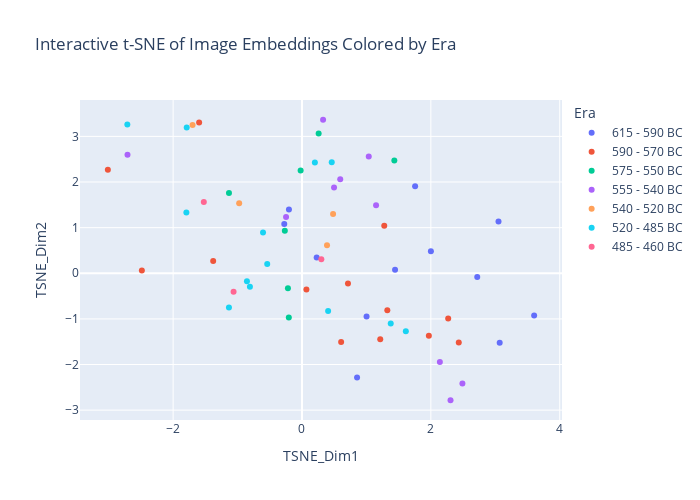

The notebook cell saved with this chart:
### Markdown cell above
#### 5.2 TSNE Visualization

### Code cell
from sklearn.manifold import TSNE
import plotly.express as px

tsne = TSNE(n_components=2, init='pca', method='exact')
tsne_embeddings = tsne.fit_transform(embeddings)

plotly_df = pd.DataFrame({
    'TSNE_Dim1': tsne_embeddings[:, 0],
    'TSNE_Dim2': tsne_embeddings[:, 1],
    'Era': df['era'].tolist(), # Use the 'era' column from your original df
    'Filename': df['filename'].tolist(), # Include the filenames
    'Material': df['material'].tolist() # Include the material column
})

# Plot the t-SNE embeddings colored by Era
fig = px.scatter(
        plotly_df,
        x='TSNE_Dim1',
        y='TSNE_Dim2',
        color='Era',
        hover_data=('Filename',), # Show filename when hovering
        title='Interactive t-SNE of Image Embeddings Colored by Era',
        width=700, height=500
    )

fig.show()

### Figure 1 — Plotly figure (JSON) as saved in the notebook; plotly's stock layout.template omitted (floating-point values rounded to 4 significant figures)
{"data": [{"customdata": [["page188_img01_photo13.jpg"], ["page202_img01_photo3.jpg"], ["page202_img01_photo4.jpg"], ["page205_img01_photo4.jpg"], ["page211_img01_photo12.jpg"], ["page211_img01_photo4.jpg"], ["page212_img01_photo4.jpg"], ["page212_img01_photo8.jpg"], ["page213_img01_photo5.jpg"], ["page213_img01_photo9.jpg"], ["page214_img01_photo14.jpg"], ["page214_img01_photo4.jpg"]], "hovertemplate": "Era=615 - 590 BC<br>TSNE_Dim1=%{x}<br>TSNE_Dim2=%{y}<br>Filename=%{customdata[0]}<extra></extra>", "legendgroup": "615 - 590 BC", "marker": {"color": "#636efa", "symbol": "circle"}, "mode": "markers", "name": "615 - 590 BC", "orientation": "v", "showlegend": true, "type": "scatter", "x": [-0.2024, -0.2751, 0.2277, 3.603, 2.001, 2.72, 1.002, 3.05, 1.444, 0.8551, 1.756, 3.068], "xaxis": "x", "y": [1.397, 1.083, 0.345, -0.9262, 0.483, -0.0797, -0.9473, 1.134, 0.07799, -2.285, 1.906, -1.523], "yaxis": "y"}, {"customdata": [["page217_img01_photo2.jpg"], ["page222_img01_photo3.jpg"], ["page222_img01_photo7.jpg"], ["page223_img01_photo3.jpg"], ["page223_img01_photo8.jpg"], ["page226_img01_photo2.jpg"], ["page228_img01_photo3.jpg"], ["page228_img01_photo9.jpg"], ["page229_img01_photo5.jpg"], ["page229_img01_photo9.jpg"], ["page230_img01_photo6.jpg"], ["page230_img01_photo8.jpg"], ["page231_img01_photo11.jpg"]], "hovertemplate": "Era=590 - 570 BC<br>TSNE_Dim1=%{x}<br>TSNE_Dim2=%{y}<br>Filename=%{customdata[0]}<extra></extra>", "legendgroup": "590 - 570 BC", "marker": {"color": "#EF553B", "symbol": "circle"}, "mode": "markers", "name": "590 - 570 BC", "orientation": "v", "showlegend": true, "type": "scatter", "x": [-3.013, 2.269, 1.277, 0.06864, -1.378, -1.597, 1.214, 1.969, 1.325, 0.7138, 0.6076, 2.433, -2.485], "xaxis": "x", "y": [2.269, -0.9937, 1.044, -0.3573, 0.2709, 3.302, -1.445, -1.371, -0.8114, -0.2247, -1.506, -1.515, 0.05968], "yaxis": "y"}, {"customdata": [["page232_img01_photo3.jpg"], ["page240_img01_photo4.jpg"], ["page244_img01_photo5.jpg"], ["page250_img01_photo2.jpg"], ["page250_img01_photo8.jpg"], ["page251_img01_photo12.jpg"], ["page352_img01_photo7.jpg"]], "hovertemplate": "Era=575 - 550 BC<br>TSNE_Dim1=%{x}<br>TSNE_Dim2=%{y}<br>Filename=%{customdata[0]}<extra></extra>", "legendgroup": "575 - 550 BC", "marker": {"color": "#00cc96", "symbol": "circle"}, "mode": "markers", "name": "575 - 550 BC", "orientation": "v", "showlegend": true, "type": "scatter", "x": [-0.2664, 0.2585, -1.133, 1.433, -0.2046, -0.02095, -0.2182], "xaxis": "x", "y": [0.9343, 3.061, 1.762, 2.471, -0.9676, 2.253, -0.3267], "yaxis": "y"}, {"customdata": [["page252_img01_photo6.jpg"], ["page255_img01_photo12.jpg"], ["page258_img01_photo5.jpg"], ["page262_img01_photo6.jpg"], ["page264_img01_photo3.jpg"], ["page275_img01_photo2.jpg"], ["page276_img01_photo5.jpg"], ["page357_img01_photo12.jpg"], ["page358_img01_photo10.jpg"], ["page358_img01_photo4.jpg"]], "hovertemplate": "Era=555 - 540 BC<br>TSNE_Dim1=%{x}<br>TSNE_Dim2=%{y}<br>Filename=%{customdata[0]}<extra></extra>", "legendgroup": "555 - 540 BC", "marker": {"color": "#ab63fa", "symbol": "circle"}, "mode": "markers", "name": "555 - 540 BC", "orientation": "v", "showlegend": true, "type": "scatter", "x": [-0.2471, 0.5935, 1.15, 0.4973, 1.036, -2.708, 2.14, 2.49, 2.305, 0.3274], "xaxis": "x", "y": [1.235, 2.059, 1.492, 1.882, 2.559, 2.6, -1.944, -2.418, -2.783, 3.365], "yaxis": "y"}, {"customdata": [["page284_img01_photo9.jpg"], ["page286_img01_photo3.jpg"], ["page294_img01_photo2.jpg"], ["page297_img01_photo2.jpg"]], "hovertemplate": "Era=540 - 520 BC<br>TSNE_Dim1=%{x}<br>TSNE_Dim2=%{y}<br>Filename=%{customdata[0]}<extra></extra>", "legendgroup": "540 - 520 BC", "marker": {"color": "#FFA15A", "symbol": "circle"}, "mode": "markers", "name": "540 - 520 BC", "orientation": "v", "showlegend": true, "type": "scatter", "x": [0.3886, -0.9751, 0.4825, -1.698], "xaxis": "x", "y": [0.6117, 1.535, 1.301, 3.25], "yaxis": "y"}, {"customdata": [["page304_img01_photo5.jpg"], ["page308_img01_photo2.jpg"], ["page310_img01_photo10.jpg"], ["page310_img01_photo5.jpg"], ["page311_img01_photo8.jpg"], ["page312_img01_photo4.jpg"], ["page319_img01_photo3.jpg"], ["page325_img01_photo10.jpg"], ["page325_img01_photo5.jpg"], ["page328_img01_photo3.jpg"], ["page330_img01_photo3.jpg"], ["page333_img01_photo2.jpg"], ["page363_img01_photo4.jpg"]], "hovertemplate": "Era=520 - 485 BC<br>TSNE_Dim1=%{x}<br>TSNE_Dim2=%{y}<br>Filename=%{customdata[0]}<extra></extra>", "legendgroup": "520 - 485 BC", "marker": {"color": "#19d3f3", "symbol": "circle"}, "mode": "markers", "name": "520 - 485 BC", "orientation": "v", "showlegend": true, "type": "scatter", "x": [0.2002, -2.711, 1.377, 0.4055, -0.8083, -0.6049, -1.794, -1.134, -0.8544, 0.4616, -0.5396, -1.789, 1.612], "xaxis": "x", "y": [2.43, 3.262, -1.1, -0.825, -0.2948, 0.8921, 1.332, -0.7484, -0.1756, 2.432, 0.2006, 3.195, -1.269], "yaxis": "y"}, {"customdata": [["page338_img01_photo3.jpg"], ["page349_img01_photo2.jpg"], ["page365_img01_photo3.jpg"]], "hovertemplate": "Era=485 - 460 BC<br>TSNE_Dim1=%{x}<br>TSNE_Dim2=%{y}<br>Filename=%{customdata[0]}<extra></extra>", "legendgroup": "485 - 460 BC", "marker": {"color": "#FF6692", "symbol": "circle"}, "mode": "markers", "name": "485 - 460 BC", "orientation": "v", "showlegend": true, "type": "scatter", "x": [-1.524, 0.3002, -1.062], "xaxis": "x", "y": [1.562, 0.3049, -0.4039], "yaxis": "y"}], "layout": {"height": 500, "legend": {"title": {"text": "Era"}, "tracegroupgap": 0}, "title": {"text": "Interactive t-SNE of Image Embeddings Colored by Era"}, "width": 700, "xaxis": {"anchor": "y", "domain": [0, 1], "title": {"text": "TSNE_Dim1"}}, "yaxis": {"anchor": "x", "domain": [0, 1], "title": {"text": "TSNE_Dim2"}}}}
